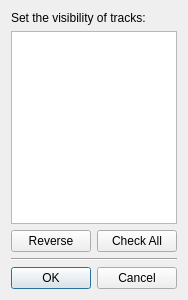
<?xml version="1.0" encoding="UTF-8"?>
<ui version="4.0">
 <class>HideTracksDialog</class>
 <widget class="QDialog" name="HideTracksDialog">
  <property name="geometry">
   <rect>
    <x>0</x>
    <y>0</y>
    <width>174</width>
    <height>300</height>
   </rect>
  </property>
  <property name="windowTitle">
   <string>Hide Tracks</string>
  </property>
  <layout class="QGridLayout" name="gridLayout">
   <item row="2" column="1">
    <widget class="QPushButton" name="checkAllPushButton">
     <property name="text">
      <string>Check All</string>
     </property>
    </widget>
   </item>
   <item row="2" column="0">
    <widget class="QPushButton" name="reversePushButton">
     <property name="text">
      <string>Reverse</string>
     </property>
    </widget>
   </item>
   <item row="0" column="0" colspan="2">
    <widget class="QLabel" name="label">
     <property name="text">
      <string>Set the visibility of tracks:</string>
     </property>
    </widget>
   </item>
   <item row="4" column="0" colspan="2">
    <widget class="QDialogButtonBox" name="buttonBox">
     <property name="orientation">
      <enum>Qt::Horizontal</enum>
     </property>
     <property name="standardButtons">
      <set>QDialogButtonBox::Cancel|QDialogButtonBox::Ok</set>
     </property>
    </widget>
   </item>
   <item row="1" column="0" colspan="2">
    <widget class="QListWidget" name="listWidget"/>
   </item>
   <item row="3" column="0" colspan="2">
    <widget class="Line" name="line">
     <property name="orientation">
      <enum>Qt::Horizontal</enum>
     </property>
    </widget>
   </item>
  </layout>
 </widget>
 <resources/>
 <connections>
  <connection>
   <sender>buttonBox</sender>
   <signal>accepted()</signal>
   <receiver>HideTracksDialog</receiver>
   <slot>accept()</slot>
   <hints>
    <hint type="sourcelabel">
     <x>248</x>
     <y>254</y>
    </hint>
    <hint type="destinationlabel">
     <x>157</x>
     <y>274</y>
    </hint>
   </hints>
  </connection>
  <connection>
   <sender>buttonBox</sender>
   <signal>rejected()</signal>
   <receiver>HideTracksDialog</receiver>
   <slot>reject()</slot>
   <hints>
    <hint type="sourcelabel">
     <x>316</x>
     <y>260</y>
    </hint>
    <hint type="destinationlabel">
     <x>286</x>
     <y>274</y>
    </hint>
   </hints>
  </connection>
 </connections>
</ui>
